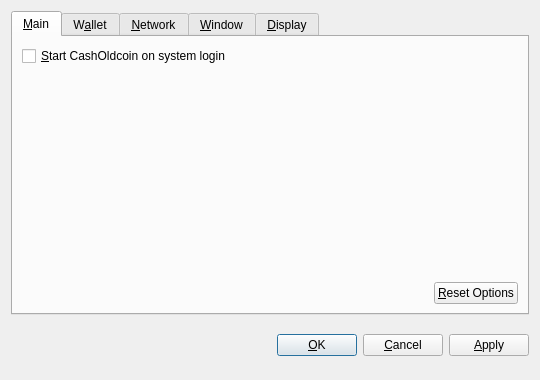
<?xml version="1.0" encoding="UTF-8"?>
<ui version="4.0">
 <class>OptionsDialog</class>
 <widget class="QDialog" name="OptionsDialog">
  <property name="geometry">
   <rect>
    <x>0</x>
    <y>0</y>
    <width>540</width>
    <height>380</height>
   </rect>
  </property>
  <property name="windowTitle">
   <string>Options</string>
  </property>
  <property name="modal">
   <bool>true</bool>
  </property>
  <layout class="QVBoxLayout" name="verticalLayout">
   <item>
    <widget class="QTabWidget" name="tabWidget">
     <property name="tabPosition">
      <enum>QTabWidget::North</enum>
     </property>
     <property name="currentIndex">
      <number>0</number>
     </property>
     <widget class="QWidget" name="tabMain">
      <attribute name="title">
       <string>&amp;Main</string>
      </attribute>
      <layout class="QVBoxLayout" name="verticalLayout_Main">
       <item>
        <widget class="QCheckBox" name="bitcoinAtStartup">
         <property name="toolTip">
          <string>Automatically start CashOldcoin after logging in to the system.</string>
         </property>
         <property name="text">
          <string>&amp;Start CashOldcoin on system login</string>
         </property>
        </widget>
       </item>
       <item>
        <spacer name="verticalSpacer_Main">
         <property name="orientation">
          <enum>Qt::Vertical</enum>
         </property>
         <property name="sizeHint" stdset="0">
          <size>
           <width>20</width>
           <height>40</height>
          </size>
         </property>
        </spacer>
       </item>
       <item>
        <layout class="QHBoxLayout" name="horizontalLayout_2_Main">
         <item>
          <spacer name="horizontalSpacer_2_Main">
           <property name="orientation">
            <enum>Qt::Horizontal</enum>
           </property>
           <property name="sizeHint" stdset="0">
            <size>
             <width>40</width>
             <height>20</height>
            </size>
           </property>
          </spacer>
         </item>
         <item>
          <widget class="QPushButton" name="resetButton">
           <property name="toolTip">
            <string>Reset all client options to default.</string>
           </property>
           <property name="text">
            <string>&amp;Reset Options</string>
           </property>
           <property name="autoDefault">
            <bool>false</bool>
           </property>
          </widget>
         </item>
        </layout>
       </item>
      </layout>
     </widget>
     <widget class="QWidget" name="tabWallet">
      <attribute name="title">
       <string>W&amp;allet</string>
      </attribute>
      <layout class="QVBoxLayout" name="verticalLayout_Network">
       <item>
        <widget class="QLabel" name="transactionFeeInfoLabel">
         <property name="text">
          <string>Optional transaction fee per kB that helps make sure your transactions are processed quickly. Most transactions are 1 kB.</string>
         </property>
         <property name="textFormat">
          <enum>Qt::PlainText</enum>
         </property>
         <property name="wordWrap">
          <bool>true</bool>
         </property>
        </widget>
       </item>
       <item>
        <layout class="QHBoxLayout" name="horizontalLayout_1_Main">
         <item>
          <widget class="QLabel" name="transactionFeeLabel">
           <property name="text">
            <string>Pay transaction &amp;fee</string>
           </property>
           <property name="textFormat">
            <enum>Qt::PlainText</enum>
           </property>
           <property name="buddy">
            <cstring>transactionFee</cstring>
           </property>
          </widget>
         </item>
         <item>
          <widget class="BitcoinAmountField" name="transactionFee"/>
         </item>
         <item>
          <spacer name="horizontalSpacer_1_Main">
           <property name="orientation">
            <enum>Qt::Horizontal</enum>
           </property>
           <property name="sizeHint" stdset="0">
            <size>
             <width>40</width>
             <height>20</height>
            </size>
           </property>
          </spacer>
         </item>
        </layout>
       </item>
       <item>
        <widget class="QLabel" name="label">
         <property name="text">
          <string>If you disable the spending of unconfirmed change, the change from a transaction cannot be used until that transaction has at least one confirmation. This also affects how your balance is computed.</string>
         </property>
         <property name="wordWrap">
          <bool>true</bool>
         </property>
        </widget>
       </item>
       <item>
        <widget class="QCheckBox" name="spendZeroConfChange">
         <property name="text">
          <string>Spend unconfirmed change  (experts only)</string>
         </property>
        </widget>
       </item>
       <item>
        <spacer name="verticalSpacer">
         <property name="orientation">
          <enum>Qt::Vertical</enum>
         </property>
         <property name="sizeHint" stdset="0">
          <size>
           <width>20</width>
           <height>40</height>
          </size>
         </property>
        </spacer>
       </item>
      </layout>
     </widget>
     <widget class="QWidget" name="tabNetwork">
      <attribute name="title">
       <string>&amp;Network</string>
      </attribute>
      <layout class="QVBoxLayout" name="verticalLayout_Network">
       <item>
        <widget class="QCheckBox" name="mapPortUpnp">
         <property name="toolTip">
          <string>Automatically open the CashOldcoin client port on the router. This only works when your router supports UPnP and it is enabled.</string>
         </property>
         <property name="text">
          <string>Map port using &amp;UPnP</string>
         </property>
        </widget>
       </item>
       <item>
        <widget class="QCheckBox" name="connectSocks">
         <property name="toolTip">
          <string>Connect to the CashOldcoin network through a SOCKS proxy (e.g. when connecting through Tor).</string>
         </property>
         <property name="text">
          <string>&amp;Connect through SOCKS proxy:</string>
         </property>
        </widget>
       </item>
       <item>
        <layout class="QHBoxLayout" name="horizontalLayout_Network">
         <item>
          <widget class="QLabel" name="proxyIpLabel">
           <property name="text">
            <string>Proxy &amp;IP:</string>
           </property>
           <property name="textFormat">
            <enum>Qt::PlainText</enum>
           </property>
           <property name="buddy">
            <cstring>proxyIp</cstring>
           </property>
          </widget>
         </item>
         <item>
          <widget class="QValidatedLineEdit" name="proxyIp">
           <property name="maximumSize">
            <size>
             <width>140</width>
             <height>16777215</height>
            </size>
           </property>
           <property name="toolTip">
            <string>IP address of the proxy (e.g. 127.0.0.1)</string>
           </property>
          </widget>
         </item>
         <item>
          <widget class="QLabel" name="proxyPortLabel">
           <property name="text">
            <string>&amp;Port:</string>
           </property>
           <property name="textFormat">
            <enum>Qt::PlainText</enum>
           </property>
           <property name="buddy">
            <cstring>proxyPort</cstring>
           </property>
          </widget>
         </item>
         <item>
          <widget class="QLineEdit" name="proxyPort">
           <property name="maximumSize">
            <size>
             <width>55</width>
             <height>16777215</height>
            </size>
           </property>
           <property name="toolTip">
            <string>Port of the proxy (e.g. 9050)</string>
           </property>
          </widget>
         </item>
         <item>
          <widget class="QLabel" name="socksVersionLabel">
           <property name="text">
            <string>SOCKS &amp;Version:</string>
           </property>
           <property name="textFormat">
            <enum>Qt::PlainText</enum>
           </property>
           <property name="buddy">
            <cstring>socksVersion</cstring>
           </property>
          </widget>
         </item>
         <item>
          <widget class="QValueComboBox" name="socksVersion">
           <property name="toolTip">
            <string>SOCKS version of the proxy (e.g. 5)</string>
           </property>
          </widget>
         </item>
         <item>
          <spacer name="horizontalSpacer_Network">
           <property name="orientation">
            <enum>Qt::Horizontal</enum>
           </property>
           <property name="sizeHint" stdset="0">
            <size>
             <width>40</width>
             <height>20</height>
            </size>
           </property>
          </spacer>
         </item>
        </layout>
       </item>
       <item>
        <spacer name="verticalSpacer_Network">
         <property name="orientation">
          <enum>Qt::Vertical</enum>
         </property>
         <property name="sizeHint" stdset="0">
          <size>
           <width>20</width>
           <height>40</height>
          </size>
         </property>
        </spacer>
       </item>
      </layout>
     </widget>
     <widget class="QWidget" name="tabWindow">
      <attribute name="title">
       <string>&amp;Window</string>
      </attribute>
      <layout class="QVBoxLayout" name="verticalLayout_Window">
       <item>
        <widget class="QCheckBox" name="minimizeToTray">
         <property name="toolTip">
          <string>Show only a tray icon after minimizing the window.</string>
         </property>
         <property name="text">
          <string>&amp;Minimize to the tray instead of the taskbar</string>
         </property>
        </widget>
       </item>
       <item>
        <widget class="QCheckBox" name="minimizeOnClose">
         <property name="toolTip">
          <string>Minimize instead of exit the application when the window is closed. When this option is enabled, the application will be closed only after selecting Quit in the menu.</string>
         </property>
         <property name="text">
          <string>M&amp;inimize on close</string>
         </property>
        </widget>
       </item>
       <item>
        <spacer name="verticalSpacer_Window">
         <property name="orientation">
          <enum>Qt::Vertical</enum>
         </property>
         <property name="sizeHint" stdset="0">
          <size>
           <width>20</width>
           <height>40</height>
          </size>
         </property>
        </spacer>
       </item>
      </layout>
     </widget>
     <widget class="QWidget" name="tabDisplay">
      <attribute name="title">
       <string>&amp;Display</string>
      </attribute>
      <layout class="QVBoxLayout" name="verticalLayout_Display">
       <item>
        <layout class="QHBoxLayout" name="horizontalLayout_1_Display">
         <item>
          <widget class="QLabel" name="langLabel">
           <property name="text">
            <string>User Interface &amp;language:</string>
           </property>
           <property name="textFormat">
            <enum>Qt::PlainText</enum>
           </property>
           <property name="buddy">
            <cstring>lang</cstring>
           </property>
          </widget>
         </item>
         <item>
          <widget class="QValueComboBox" name="lang">
           <property name="toolTip">
            <string>The user interface language can be set here. This setting will take effect after restarting CashOldcoin.</string>
           </property>
          </widget>
         </item>
        </layout>
       </item>
       <item>
        <layout class="QHBoxLayout" name="horizontalLayout_2_Display">
         <item>
          <widget class="QLabel" name="unitLabel">
           <property name="text">
            <string>&amp;Unit to show amounts in:</string>
           </property>
           <property name="textFormat">
            <enum>Qt::PlainText</enum>
           </property>
           <property name="buddy">
            <cstring>unit</cstring>
           </property>
          </widget>
         </item>
         <item>
          <widget class="QValueComboBox" name="unit">
           <property name="toolTip">
            <string>Choose the default subdivision unit to show in the interface and when sending coins.</string>
           </property>
          </widget>
         </item>
        </layout>
       </item>
       <item>
        <widget class="QCheckBox" name="displayAddresses">
         <property name="toolTip">
          <string>Whether to show CashOldcoin addresses in the transaction list or not.</string>
         </property>
         <property name="text">
          <string>&amp;Display addresses in transaction list</string>
         </property>
        </widget>
       </item>
       <item>
        <widget class="QCheckBox" name="coinControlFeatures">
         <property name="toolTip">
          <string>Whether to show coin control features or not.</string>
         </property>
         <property name="text">
          <string>Display coin &amp;control features (experts only!)</string>
         </property>
        </widget>
       </item>
       <item>
        <spacer name="verticalSpacer_Display">
         <property name="orientation">
          <enum>Qt::Vertical</enum>
         </property>
         <property name="sizeHint" stdset="0">
          <size>
           <width>20</width>
           <height>40</height>
          </size>
         </property>
        </spacer>
       </item>
      </layout>
     </widget>
    </widget>
   </item>
   <item>
    <layout class="QHBoxLayout" name="horizontalLayout_Buttons">
     <item>
      <spacer name="horizontalSpacer_1">
       <property name="orientation">
        <enum>Qt::Horizontal</enum>
       </property>
       <property name="sizeHint" stdset="0">
        <size>
         <width>40</width>
         <height>48</height>
        </size>
       </property>
      </spacer>
     </item>
     <item>
      <widget class="QLabel" name="statusLabel">
       <property name="font">
        <font>
         <weight>75</weight>
         <bold>true</bold>
        </font>
       </property>
       <property name="text">
        <string/>
       </property>
       <property name="textFormat">
        <enum>Qt::PlainText</enum>
       </property>
       <property name="wordWrap">
        <bool>true</bool>
       </property>
      </widget>
     </item>
     <item>
      <spacer name="horizontalSpacer_2">
       <property name="orientation">
        <enum>Qt::Horizontal</enum>
       </property>
       <property name="sizeHint" stdset="0">
        <size>
         <width>40</width>
         <height>48</height>
        </size>
       </property>
      </spacer>
     </item>
     <item>
      <widget class="QPushButton" name="okButton">
       <property name="text">
        <string>&amp;OK</string>
       </property>
      </widget>
     </item>
     <item>
      <widget class="QPushButton" name="cancelButton">
       <property name="text">
        <string>&amp;Cancel</string>
       </property>
       <property name="autoDefault">
        <bool>false</bool>
       </property>
      </widget>
     </item>
     <item>
      <widget class="QPushButton" name="applyButton">
       <property name="text">
        <string>&amp;Apply</string>
       </property>
       <property name="autoDefault">
        <bool>false</bool>
       </property>
      </widget>
     </item>
    </layout>
   </item>
  </layout>
 </widget>
 <customwidgets>
  <customwidget>
   <class>BitcoinAmountField</class>
   <extends>QSpinBox</extends>
   <header>bitcoinamountfield.h</header>
  </customwidget>
  <customwidget>
   <class>QValueComboBox</class>
   <extends>QComboBox</extends>
   <header>qvaluecombobox.h</header>
  </customwidget>
  <customwidget>
   <class>QValidatedLineEdit</class>
   <extends>QLineEdit</extends>
   <header>qvalidatedlineedit.h</header>
  </customwidget>
 </customwidgets>
 <resources/>
 <connections/>
</ui>
